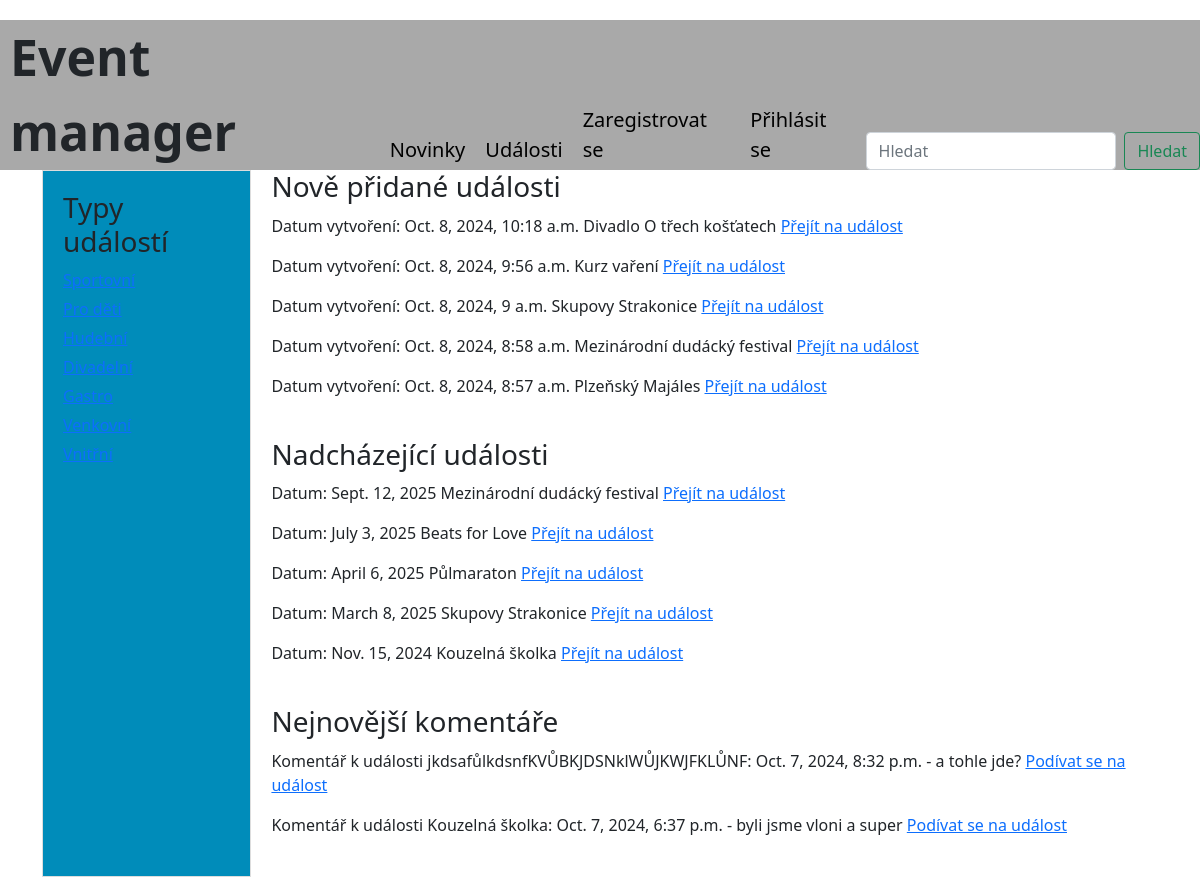
The app's page /main_page/, older data.
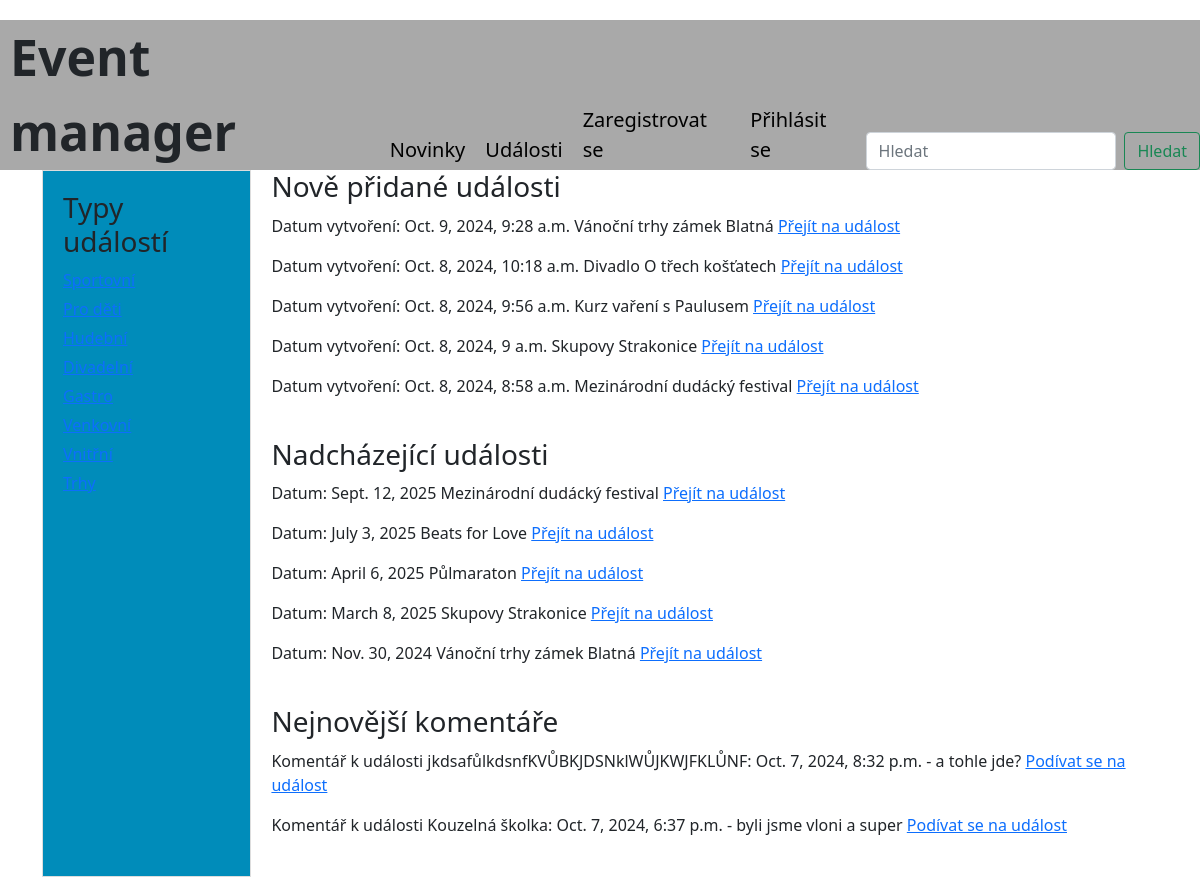
The same page, newer data.
### viewer/models.py (models this page shows, shortened)
class Event(Model):
  name = CharField(max_length=128)
  describtion = CharField(max_length=128, default="")
  eventType = ManyToManyField(EventType)
  date = DateField(default=timezone.now)
  create_date = DateTimeField(auto_now_add=True)
  place = CharField(max_length=128, default="")
  entry = BooleanField(default=False)
  user = ForeignKey(User, on_delete=DO_NOTHING, default=1)
  link = URLField(max_length=200, default="")
  image = ImageField(upload_to='event_images/', blank=True, null=True)  # Přidáno pole pro obrázek
  attendees = models.ManyToManyField(User, related_name="events_attending", blank=True)

class Comment(Model):
  comment = TextField(default="")
  event = ForeignKey(Event, on_delete=DO_NOTHING, default="")
  comment_date = DateTimeField(default=datetime.datetime.now)
  user = ForeignKey(User, on_delete=DO_NOTHING, default=1)

### viewer/views.py (the view)
# urls.py: path('main_page/', main_page, name='main_page'),
def main_page(request):
  return render(
    request,
    "main_page.html",
    context={
          "newest_events": Event.objects.order_by("-create_date").all()[:5],
          "nearest_events": Event.objects.order_by("-date").all()[:5],
          "newest_comments": Comment.objects.order_by("-comment_date").all()[:5],
    }
  )

### viewer/views.py (called while the page is built)
def global_data(request):
    data = EventType.objects.all()
    return {'type_list': data}

### viewer/templates/main_page.html (shortened to what this page needs)
{% extends "base.html" %}
{% block content %}
    <div class="main-content">
        <h3>Nově přidané události</h3>
        {% for event in newest_events %}
        <p>Datum vytvoření: {{ event.create_date }}  {{ event.name }}
            <a href="{% url 'detail' event.pk %}" class="button">Přejít na událost</a></p></p>
        {% endfor %}
        <br>
        <h3>Nadcházející události</h3>
        {% for event in nearest_events %}
        <p>Datum: {{ event.date }}  {{ event.name }}
            <a href="{% url 'detail' event.pk %}" class="button">Přejít na událost</a></p></p>
        {% endfor %}
        <br>
        <h3>Nejnovější komentáře</h3>
        {% for comment in newest_comments %}
        <p>Komentář k události {{ comment.event.name }}: {{ comment.comment_date }} - {{ comment.comment }}
                <a href="/detail/{{comment.event.pk}}" class="button">Podívat se na událost</a></p>
        {% endfor %}
        <br>
  </div>
</div>
{% endblock %}

Row changes from the older to the newer data that the page shows:
no longer on this page (row unchanged): Event: create_date "Oct. 8, 2024, 8:57 a.m.", name "Plzeňský Majáles", shown under "Nově přidané události"
no longer on this page (row unchanged): Event: date "Nov. 15, 2024", name "Kouzelná školka", shown under "Nadcházející události"
added Event: create_date "Oct. 9, 2024, 9:28 a.m.", name "Vánoční trhy zámek Blatná", date "Nov. 30, 2024"
changed Event: name "Kurz vaření" → "Kurz vaření s Paulusem"
